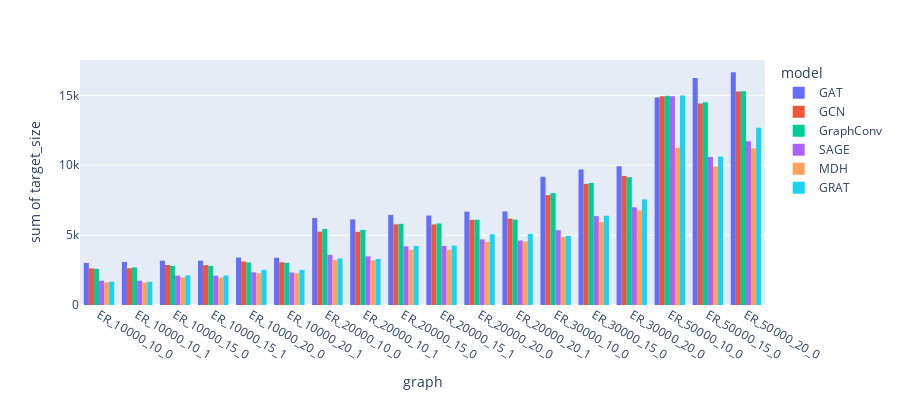

Notebook cell for this chart:
### Code cell
fig = px.histogram(Full, x="graph", y="target_size",
             color='model', barmode='group',
             height=400)
fig.show()

### Figure 1 — Plotly figure (JSON) as saved in the notebook; plotly's stock layout.template omitted (floating-point values rounded to 4 significant figures)
{"data": [{"alignmentgroup": "True", "bingroup": "x", "histfunc": "sum", "hovertemplate": "model=GAT<br>graph=%{x}<br>sum of target_size=%{y}<extra></extra>", "legendgroup": "GAT", "marker": {"color": "#636efa"}, "name": "GAT", "offsetgroup": "GAT", "orientation": "v", "showlegend": true, "type": "histogram", "x": ["ER_10000_10_0", "ER_10000_10_1", "ER_10000_15_0", "ER_10000_15_1", "ER_10000_20_0", "ER_10000_20_1", "ER_20000_10_0", "ER_20000_10_1", "ER_20000_15_0", "ER_20000_15_1", "ER_20000_20_0", "ER_20000_20_1", "ER_30000_10_0", "ER_30000_15_0", "ER_30000_20_0", "ER_50000_10_0", "ER_50000_15_0", "ER_50000_20_0"], "xaxis": "x", "y": [3014, 3085, 3170, 3168, 3399, 3381, 6220, 6129, 6451, 6401, 6678, 6694, 9178, 9696, 9921, 14841, 16241, 16656], "yaxis": "y"}, {"alignmentgroup": "True", "bingroup": "x", "histfunc": "sum", "hovertemplate": "model=GCN<br>graph=%{x}<br>sum of target_size=%{y}<extra></extra>", "legendgroup": "GCN", "marker": {"color": "#EF553B"}, "name": "GCN", "offsetgroup": "GCN", "orientation": "v", "showlegend": true, "type": "histogram", "x": ["ER_10000_10_0", "ER_10000_10_1", "ER_10000_15_0", "ER_10000_15_1", "ER_10000_20_0", "ER_10000_20_1", "ER_20000_10_0", "ER_20000_10_1", "ER_20000_15_0", "ER_20000_15_1", "ER_20000_20_0", "ER_20000_20_1", "ER_30000_10_0", "ER_30000_15_0", "ER_30000_20_0", "ER_50000_10_0", "ER_50000_15_0", "ER_50000_20_0"], "xaxis": "x", "y": [2622, 2634, 2864, 2853, 3111, 3054, 5251, 5235, 5772, 5767, 6090, 6177, 7867, 8671, 9232, 14935, 14411, 15272], "yaxis": "y"}, {"alignmentgroup": "True", "bingroup": "x", "histfunc": "sum", "hovertemplate": "model=GraphConv<br>graph=%{x}<br>sum of target_size=%{y}<extra></extra>", "legendgroup": "GraphConv", "marker": {"color": "#00cc96"}, "name": "GraphConv", "offsetgroup": "GraphConv", "orientation": "v", "showlegend": true, "type": "histogram", "x": ["ER_10000_10_0", "ER_10000_10_1", "ER_10000_15_0", "ER_10000_15_1", "ER_10000_20_0", "ER_10000_20_1", "ER_20000_10_0", "ER_20000_10_1", "ER_20000_15_0", "ER_20000_15_1", "ER_20000_20_0", "ER_20000_20_1", "ER_30000_10_0", "ER_30000_15_0", "ER_30000_20_0", "ER_50000_10_0", "ER_50000_15_0", "ER_50000_20_0"], "xaxis": "x", "y": [2584, 2690, 2802, 2796, 3042, 3017, 5446, 5378, 5807, 5832, 6102, 6113, 8014, 8736, 9147, 14980, 14515, 15298], "yaxis": "y"}, {"alignmentgroup": "True", "bingroup": "x", "histfunc": "sum", "hovertemplate": "model=SAGE<br>graph=%{x}<br>sum of target_size=%{y}<extra></extra>", "legendgroup": "SAGE", "marker": {"color": "#ab63fa"}, "name": "SAGE", "offsetgroup": "SAGE", "orientation": "v", "showlegend": true, "type": "histogram", "x": ["ER_10000_10_0", "ER_10000_10_1", "ER_10000_15_0", "ER_10000_15_1", "ER_10000_20_0", "ER_10000_20_1", "ER_20000_10_0", "ER_20000_10_1", "ER_20000_15_0", "ER_20000_15_1", "ER_20000_20_0", "ER_20000_20_1", "ER_30000_10_0", "ER_30000_15_0", "ER_30000_20_0", "ER_50000_10_0", "ER_50000_15_0", "ER_50000_20_0"], "xaxis": "x", "y": [1733, 1739, 2101, 2101, 2338, 2325, 3594, 3481, 4201, 4223, 4692, 4613, 5354, 6362, 6993, 14935, 10584, 11721], "yaxis": "y"}, {"alignmentgroup": "True", "bingroup": "x", "histfunc": "sum", "hovertemplate": "model=MDH<br>graph=%{x}<br>sum of target_size=%{y}<extra></extra>", "legendgroup": "MDH", "marker": {"color": "#FFA15A"}, "name": "MDH", "offsetgroup": "MDH", "orientation": "v", "showlegend": true, "type": "histogram", "x": ["ER_10000_10_0", "ER_10000_10_1", "ER_10000_15_0", "ER_10000_15_1", "ER_10000_20_0", "ER_10000_20_1", "ER_20000_10_0", "ER_20000_10_1", "ER_20000_15_0", "ER_20000_15_1", "ER_20000_20_0", "ER_20000_20_1", "ER_30000_10_0", "ER_30000_15_0", "ER_30000_20_0", "ER_50000_10_0", "ER_50000_15_0", "ER_50000_20_0"], "xaxis": "x", "y": [1617, 1618, 1980, 1962, 2274, 2265, 3227, 3192, 3951, 3956, 4513, 4543, 4863, 5936, 6772, 11245, 9903, 11217], "yaxis": "y"}, {"alignmentgroup": "True", "bingroup": "x", "histfunc": "sum", "hovertemplate": "model=GRAT<br>graph=%{x}<br>sum of target_size=%{y}<extra></extra>", "legendgroup": "GRAT", "marker": {"color": "#19d3f3"}, "name": "GRAT", "offsetgroup": "GRAT", "orientation": "v", "showlegend": true, "type": "histogram", "x": ["ER_10000_10_0", "ER_10000_10_1", "ER_10000_15_0", "ER_10000_15_1", "ER_10000_20_0", "ER_10000_20_1", "ER_20000_10_0", "ER_20000_10_1", "ER_20000_15_0", "ER_20000_15_1", "ER_20000_20_0", "ER_20000_20_1", "ER_30000_10_0", "ER_30000_15_0", "ER_30000_20_0", "ER_50000_10_0", "ER_50000_15_0", "ER_50000_20_0"], "xaxis": "x", "y": [1668, 1670, 2120, 2111, 2514, 2516, 3329, 3291, 4221, 4252, 5058, 5088, 4949, 6387, 7557, 14985, 10624, 12684], "yaxis": "y"}], "layout": {"barmode": "group", "height": 400, "legend": {"title": {"text": "model"}, "tracegroupgap": 0}, "margin": {"t": 60}, "xaxis": {"anchor": "y", "domain": [0, 1], "title": {"text": "graph"}}, "yaxis": {"anchor": "x", "domain": [0, 1], "title": {"text": "sum of target_size"}}}}
